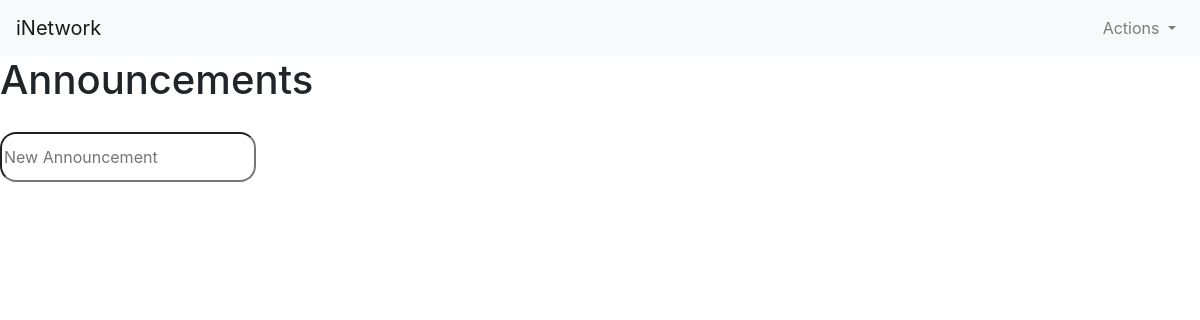
Before: /announcements with the older database file.
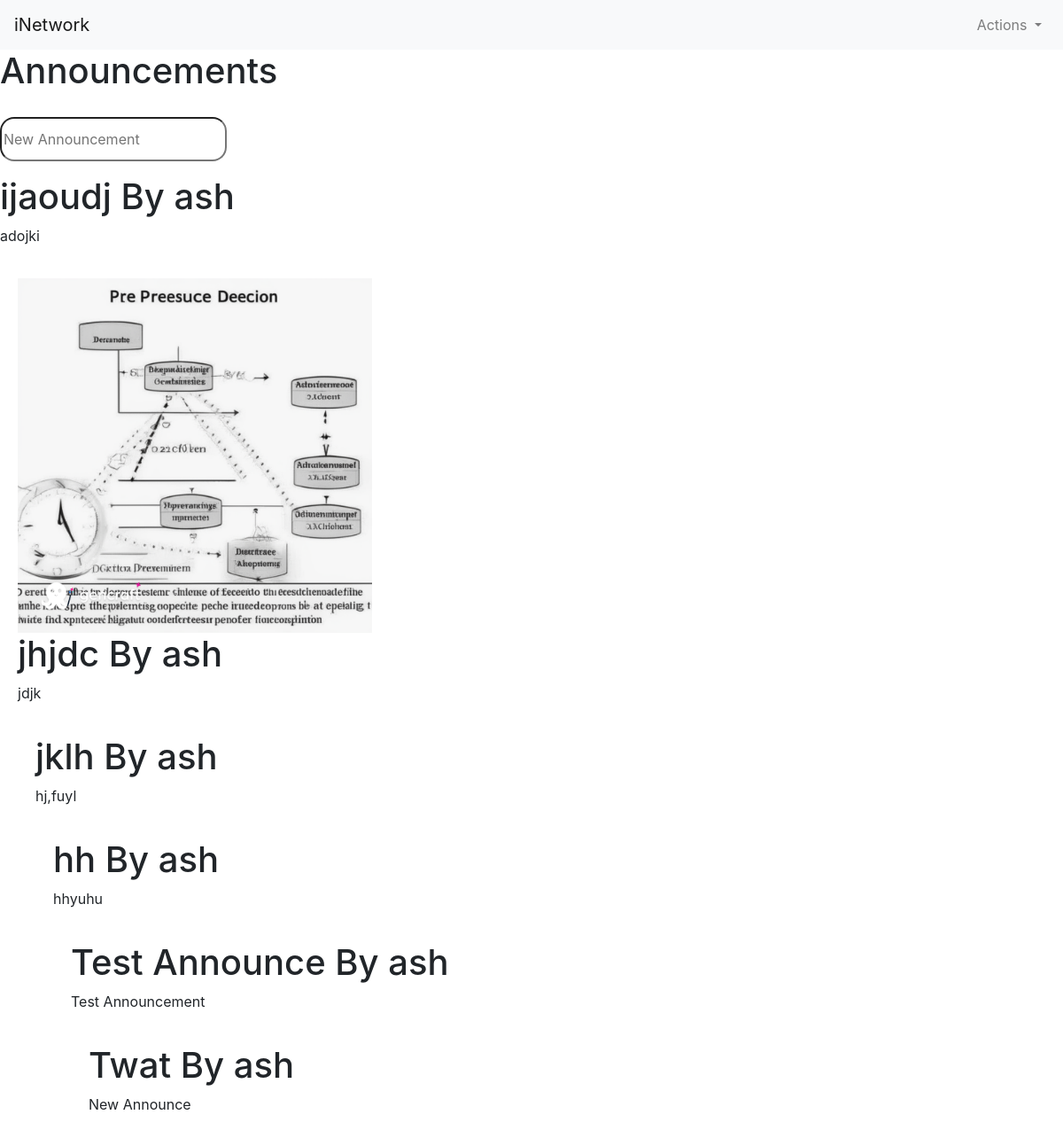
After: the same page with the newer database file.
### minsocial/models.py (models this page shows, shortened)
class Announcement(models.Model):
    poster = models.ForeignKey(User, on_delete=models.CASCADE, related_name="announcement_poster")
    title = models.CharField(max_length=100)
    content = models.TextField()
    announcement_image = models.ImageField(upload_to='post_image/', null=True, blank=True)
    created_at = models.DateTimeField(auto_now_add=True)

class User(AbstractUser):
    profile_pics = models.ImageField(upload_to='profile_pics/', null=True, blank=True)
    phone_number = models.CharField(max_length=20, null=True, blank=True)
    about = models.TextField(null=True, blank=True)

### minsocial/views.py (the view)
# urls.py: path("announcements", views.announcements, name="announcements"),
def announcements(request):
    announcement = Announcement.objects.all().order_by('-created_at')
    return render(request, 'network/announcements.html', {'announcements': announcement})

### minsocial/templates/network/announcements.html (shortened to what this page needs)
{% extends "network/layout.html" %}
{% block body %}
<h1>Announcements</h1>
<div class="input-group mb-3" id="create-post-field-container">
    <input style="margin-top: 20px; height: 50px; border-radius: 1rem;" type="text" id="create-post-field" placeholder="New Announcement" onclick="openModal()">
  </div>
  {% for announcement in announcements %}
  <h1>{{announcement.title}} By {{announcement.poster}}</h1>
  <p>{{announcement.content}}</p>
  <div class="card-body">
    {% if announcement.announcement_image %}
      <div class="image-container">
        <img src="{{ announcement.announcement_image.url }}" class="img-fluid desktop-image" alt="Post Image">
      </div>
    {% endif %}
  {% endfor %}
{% endblock %}

Changed rows visible on the page:
added Announcement: title "ijaoudj", poster "ash", content "adojki", announcement_image (picture)
added Announcement: title "jhjdc", poster "ash", content "jdjk"
added Announcement: title "jklh", poster "ash", content "hj,fuyl"
added Announcement: title "hh", poster "ash", content "hhyuhu"
added Announcement: title "Test Announce", poster "ash", content "Test Announcement"
added Announcement: title "Twat", poster "ash", content "New Announce"
